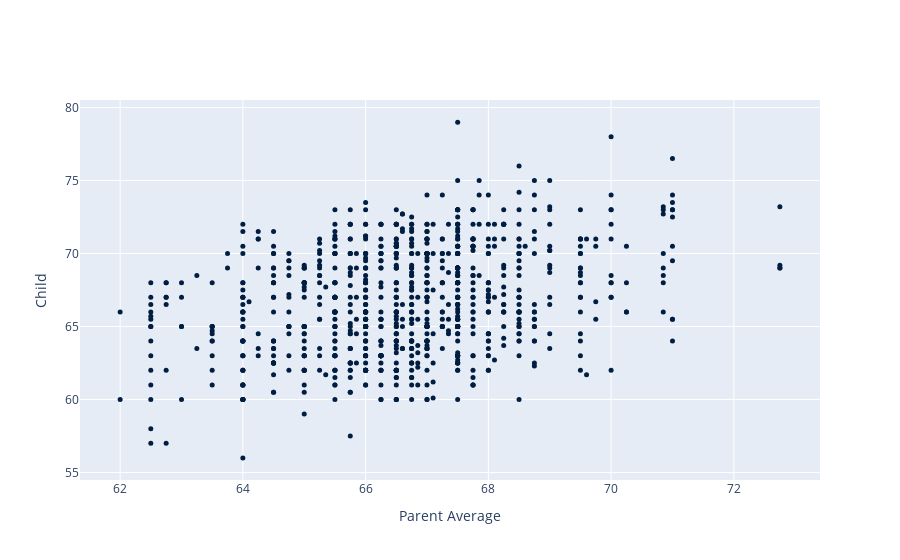

Notebook code for this chart:
### Markdown cell above
What was the relationship between height of the full grown child and the height of the parents?

### Code cell
heights.iscatter('Parent Average', 'Child')

### Figure 1 — Plotly figure (JSON) as saved in the notebook; plotly's stock layout.template omitted (floating-point values rounded to 4 significant figures; data arrays with more than 128 entries replaced by an {"elided": "..."} marker saying what was removed)
{"data": [{"marker": {"color": "rgb(0,30,66)", "size": 5}, "mode": "markers", "name": "Child", "textfont": {"color": "rgb(0,30,66)"}, "textposition": "bottom center", "type": "scatter", "x": {"elided": "934 float values"}, "y": {"elided": "934 float values"}}], "layout": {"xaxis": {"title": {"text": "Parent Average"}}, "yaxis": {"title": {"text": "Child"}}}}
